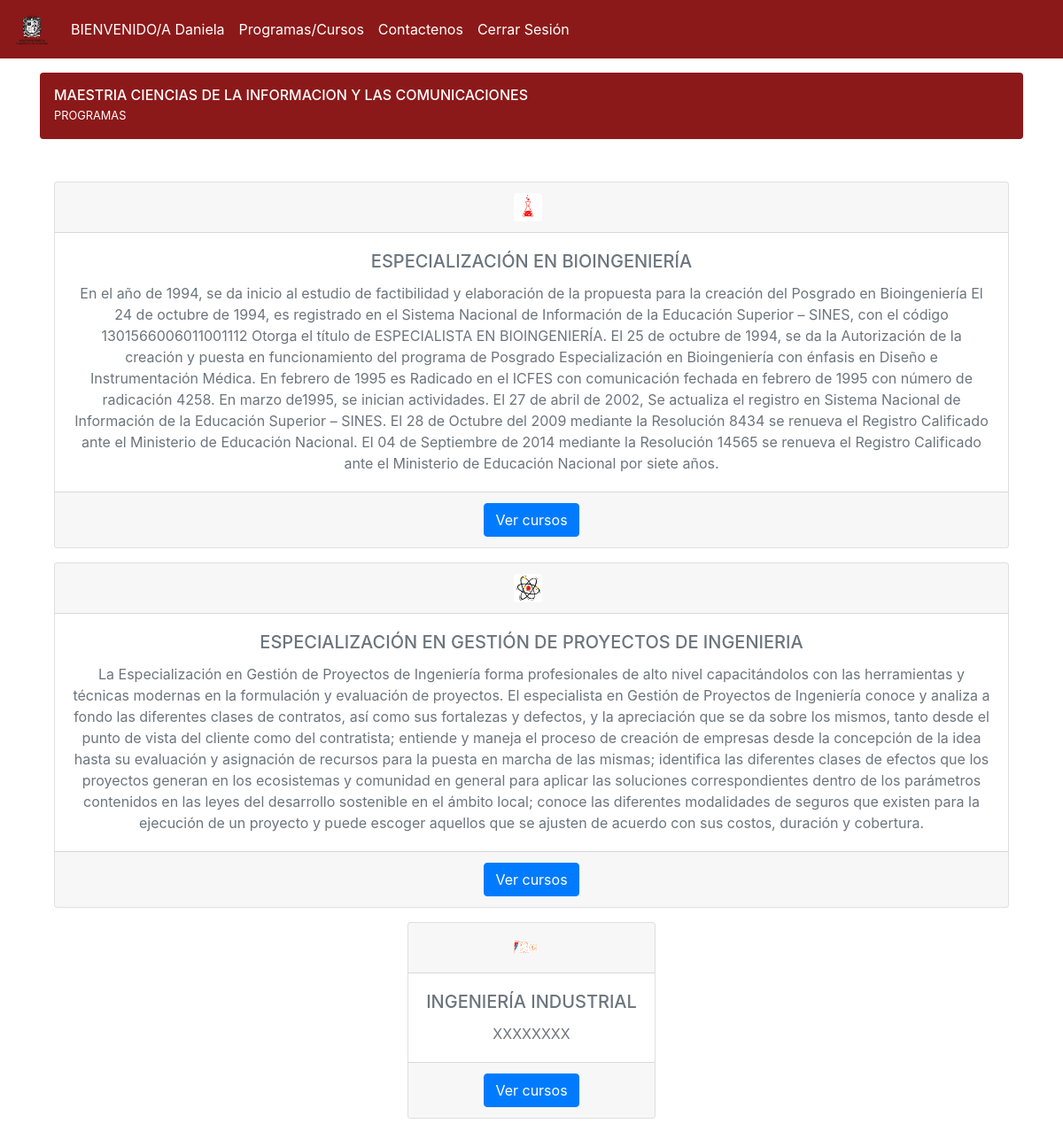
Screenshot of / (signed in) with the database file from the repository.
### web/models.py (models this page shows, shortened)
class Usuario(AbstractUser):
    identificacion = models.CharField(
        max_length = 30,
        blank = True,
        null = True,
        verbose_name = 'Identificación',
        )
    telefono = models.CharField(
        max_length = 30,
        blank = True,
        null = True,
        verbose_name = 'Teléfono',
        )
    codigo = models.CharField(
        max_length = 30,
        blank = True,
        null = True,
        verbose_name = 'Código',
        )
    edad = models.IntegerField(
        blank = True,
        null = True,
        verbose_name = 'Edad',
        )
    resultado_examen = models.CharField(
        max_length = 30,
        blank = True,
        null = True,
        verbose_name = 'Resultado examen de admisión',
        )
    pais = models.ForeignKey(
        'Pais',
        blank = True,
        null = True,
        verbose_name = 'País',
        on_delete=models.CASCADE
        )
    ciudad = models.ForeignKey(
        'Ciudad',
        blank = True,
        null = True,
        verbose_name = 'Ciudad',
        on_delete=models.CASCADE
        )
    genero = models.ForeignKey(
        'Genero',
        blank = True,
        null = True,
        verbose_name = 'Genero',
        on_delete=models.CASCADE
        )
    tipo_identificacion = models.ForeignKey(
        'TipoIdentificacion',
        blank = True,
        null = True,
        verbose_name = 'Tipo de identificación',
        on_delete=models.CASCADE
        )
    pregrado_egreso = models.ForeignKey(
        'PregradosEgreso',
        blank = True,
        null = True,
        verbose_name = 'Pregrado de egreso',
        on_delete=models.CASCADE
        )
    colegio_egreso = models.ForeignKey(
        'ColegioEgreso',
        blank = True,
        null = True,
        verbose_name = 'Colegio de egreso',
        on_delete=models.CASCADE
        )
    nota_pregrado = models.CharField(
        max_length = 5,
        blank = True,
        null = True,
        verbose_name = 'Nota pregrado',
        )
    class Meta:
        verbose_name = u'Usuario'
        verbose_name_plural = u'Usuarios'

class Programa(models.Model):
    codigo = models.CharField(
        max_length = 30,
        verbose_name = 'Código',
        )
    nombre = models.CharField(
        max_length = 250,
        verbose_name = 'Nombre del programa',
        )
    descripcion = models.TextField(
        verbose_name=u'Descripción del programa',
        )
    activo = models.BooleanField(
        default = True,
        verbose_name = u'Activo',
    )
    snies = models.CharField(
        max_length = 250,
        verbose_name = 'SNIES del programa',
        )
    direccion = models.CharField(
        max_length = 250,
        verbose_name = 'Dirección del programa',
        )
    email = models.CharField(
        max_length = 250,
        verbose_name = 'Email del programa',
        )
    imagen = models.ImageField(
        verbose_name=u'Imagen del programa',
        upload_to='imagenes_programas/',
        max_length=255,
        help_text='80x80',
        null = True,
    )
    telefono = models.CharField(
        max_length = 250,
        verbose_name = 'Teléfono del programa',
        )
    duracion = models.IntegerField(
        verbose_name = u'Duración',
    )
    cordinador = models.ForeignKey(
        'Usuario',
        verbose_name = 'Coordinador',
        on_delete=models.CASCADE
        )
    facultad = models.ForeignKey(
        'Facultad',
        blank = True,
        null = True,
        verbose_name = 'Facultad',
        on_delete=models.CASCADE
        )
    modalidad = models.ForeignKey(
        'Modalidad',
        blank = True,
        null = True,
        verbose_name = 'Modalidad',
        on_delete=models.CASCADE
        )
    jornada = models.ForeignKey(
        'Jornada',
        blank = True,
        null = True,
        verbose_name = 'Jornada',
        on_delete=models.CASCADE
        )
    plan_estudio = models.FileField(
        upload_to='./planes',
        verbose_name=u'Plan de estudio',
        )
    cursos = models.ManyToManyField(
        'Curso',
        verbose_name=u'Cursos del programa'
        )
    class Meta:
        verbose_name = u'Programa'
        verbose_name_plural = u'Programas'

### web/views.py (the view)
# urls.py: url(r'^$',views.programas.as_view(), name = 'programas'),
class programas(View):
    def get(self, request):
        programas = Programa.objects.filter(activo = True)
        return render(request, 'programas.html', {'programas':programas})

### web/templates/programas.html
{% extends "base-web.html" %}
{% load static %}
{% block content %}
<main role="main" class="container">
    <div class="d-flex align-items-center p-3 my-3 text-white bg-purple rounded box-shadow bg-principal">
        <div class="lh-100">
            <h6 class="mb-0 lh-100">MAESTRIA CIENCIAS DE LA INFORMACION Y LAS COMUNICACIONES</h6>
            <small>PROGRAMAS</small>
        </div>
    </div>
    <div class="my-3 p-3 bg-white rounded box-shadow">
        {% for programa in programas %}
        <div class="media text-muted pt-3 justify-content-center">
            <div class="card text-center">
                <div class="card-header">
                    <img data-src="{{ programa.imagen.url }}" class="mr-2 rounded" style="width: 32px; height: 32px;"
                        src="{{ programa.imagen.url }}" data-holder-rendered="true">
                </div>
                <div class="card-body">
                    <h5 class="card-title">{{ programa.nombre|upper }}</h5>
                    <p class="card-text">{{ programa.descripcion }}</p>
                </div>
                <div class="card-footer text-muted">
                    <a href="/detalle-programa/{{ programa.id }}" class="btn btn-primary">Ver cursos</a>
                </div>
            </div>
        </div>
        {% endfor %}
    </div>
</main>
{% endblock %}

### web/templates/base-web.html (shortened to what this page needs)
{% load static %}
<!doctype html>
<html lang="en">
  <head>
    <link rel="stylesheet" href="https://stackpath.bootstrapcdn.com/bootstrap/4.5.0/css/bootstrap.min.css">
    <link rel="stylesheet" href="{% static 'css/base.css'%}"/>
  </head>
  <body>
    <div class="container-fluid p-0">
        {% block navbar %}
        <nav class="navbar navbar-expand-lg navbar-light bg-navbar no-padding">
            <a class="navbar-brand" href=""><img src="{% static 'img/logo-ud.png'%}" class="logo-ud" /></a>
            <div class="collapse navbar-collapse" id="navbarSupportedContent">
              <ul class="navbar-nav mr-auto">
              {% if user.is_authenticated %}
              <li class="nav-item">
                  <a class="nav-link text-white" href="">BIENVENIDO/A {{ user.first_name}}</a>
                </li>
                {% endif %}
                <li class="nav-item">
                  <a class="nav-link text-white" href="/">Programas/Cursos</a>
                </li>
                <li class="nav-item">
                  <a class="nav-link text-white" href="/contactenos">Contactenos</a>
                </li>
                {% if not user.is_authenticated %}
                <li class="nav-item">
                    <a class="nav-link text-white" href="/iniciar-sesion">Inicar Sesión</a>
                  </li>
                  {% else %}
                  <li class="nav-item">
                    <a class="nav-link text-white" href="/cerrar-sesion">Cerrar Sesión</a>
                  </li>
                  {% endif %}
              </ul>
            </div>
          </nav>
          {% endblock %}
          {% block content %}
          {% endblock %}
    </div>
  </body>
</html>

### web/static/css/base.css (style rules this page uses)
.logo-ud { width: 40px; height: 40px; }
.bg-navbar { background-color: #8C1919; color: white; }
.bg-principal { background-color: #8C1919; }

### rows the page displays
Usuario: first_name "Daniela"
Programa: imagen (picture), nombre "ESPECIALIZACIÓN EN BIOINGENIERÍA", descripcion "En el año de 1994, se da inicio al estudio de factibilidad y elaboración de la propuesta para la creación del Posgrado en Bioingeniería El 24 de octubre de 1994, es registrado en el Sistema Nacional de Información de la Educación Superior – SINES, con el código 1301566006011001112 Otorga el título de ESPECIALISTA EN BIOINGENIERÍA. El 25 de octubre de 1994, se da la Autorización de la creación y puesta en funcionamiento del programa de Posgrado Especialización en Bioingeniería con énfasis en Diseño e Instrumentación Médica. En febrero de 1995 es Radicado en el ICFES con comunicación fechada en febrero de 1995 con número de radicación 4258. En marzo de1995, se inician actividades. El 27 de…"
Programa: imagen (picture), nombre "ESPECIALIZACIÓN EN GESTIÓN DE PROYECTOS DE INGENIERIA", descripcion "La Especialización en Gestión de Proyectos de Ingeniería forma profesionales de alto nivel capacitándolos con las herramientas y técnicas modernas en la formulación y evaluación de proyectos. El especialista en Gestión de Proyectos de Ingeniería conoce y analiza a fondo las diferentes clases de contratos, así como sus fortalezas y defectos, y la apreciación que se da sobre los mismos, tanto desde el punto de vista del cliente como del contratista; entiende y maneja el proceso de creación de empresas desde la concepción de la idea hasta su evaluación y asignación de recursos para la puesta en marcha de las mismas; identifica las diferentes clases de efectos que los proyectos generan en los…"
Programa: imagen (picture), nombre "INGENIERÍA INDUSTRIAL", descripcion "XXXXXXXX"
